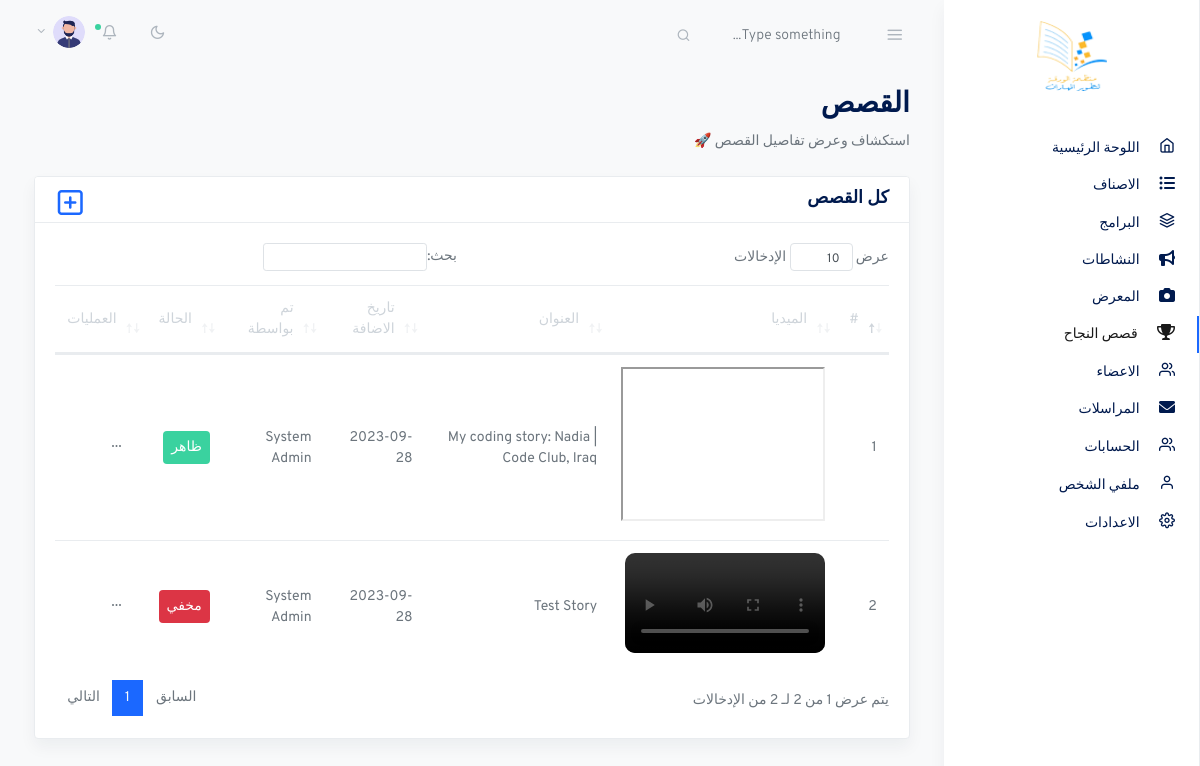
Page /cp/dashboard/stories (signed in) on the committed database.
### tables this page shows
CREATE TABLE `users` (
  `id` int(11) NOT NULL,
  `username` varchar(128) NOT NULL,
  `email` varchar(128) NOT NULL,
  `phone` varchar(32) NOT NULL,
  `name` varchar(128) NOT NULL,
  `address` varchar(256) NOT NULL,
  `password` varchar(256) NOT NULL,
  `pic` varchar(64) NOT NULL,
  `lvl` enum('1','2') NOT NULL,
  `status` enum('0','1') NOT NULL DEFAULT '1',
  `permission` varchar(150) NOT NULL,
  `done_by` int(11) NOT NULL
);

CREATE TABLE `stories` (
  `id` int(11) UNSIGNED NOT NULL,
  `title` varchar(128) NOT NULL,
  `slug` varchar(128) NOT NULL,
  `type` int(1) NOT NULL,
  `link` varchar(256) NOT NULL,
  `pic` varchar(64) NOT NULL,
  `date_add` varchar(32) NOT NULL,
  `note` text NOT NULL,
  `status` enum('0','1') NOT NULL DEFAULT '1',
  `done_by` int(11) NOT NULL
);

### function.php (called while the page is built, shortened)
<?php
function userLogo($con, $user_id)
{
    $q = "SELECT `pic` FROM `users` WHERE id=?";
    $d = getData($con, $q, [$user_id]);
    if (count($d) > 0) {
        return "/cp/assets/images/avatars/" . $d[0]['pic'];
    }
}

### db.php (called while the page is built, shortened)
<?php
function getData($db, $query, $parm = [])
{
    $stmt = $db->prepare($query);
    $stmt->execute($parm);
    $rows = $stmt->fetchAll(PDO::FETCH_ASSOC);
    return $rows;
}
?>

### cp/dashboard/stories.php (the view, shortened to what this page needs)
<div class="container-fluid">
  <div class="row justify-content-center">
    <div class="col-12">
      <?php
      if (empty($opr_type)) { ?>
        <h2 class="page-title">القصص</h2>
        <p>استكشاف وعرض تفاصيل القصص 🚀</p>
        <div class="row my-4">
          <div class="col-md-12">
            <div class="card shadow">
              <h5 class="card-header">كل القصص</h5>
              <h5 class="filter"><a href="/cp/dashboard/stories/add"><i class='fe fe-plus-square icon'></i></a></h5>
              <div class="card-body">
                <table class="table datatables" id="dataTable-1" width="100%">
                  <thead>
                    <tr>
                      <th>#</th>
                      <th>الميديا</th>
                      <th>العنوان</th>
                      <th>تاريخ الاضافة</th>
                      <th>تم بواسطة</th>
                      <th>الحالة</th>
                      <th>العمليات</th>
                    </tr>
                  </thead>
                  <tbody>
                    <?php
                    $sn = 1;
                    $q = 'SELECT *,
                      (SELECT `name` From `users` WHERE `users`.`id`=`stories`.`done_by`) emp
                      FROM `stories` Order by id DESC';
                    $D = getData($con, $q);
                    foreach ($D as $row) {
                    ?>
                      <tr>
                        <td><?php echo $sn++; ?></td>
                        <td>
                          <?php
                          if ($row['type'] == 1) {
                            echo '<iframe style="max-width: 200px; max-height: 200px;" src="https://www.youtube.com/embed/' . $row['link'] . '" allowfullscreen></iframe>';
                          } else {
                            $file_extension = pathinfo($row['pic'], PATHINFO_EXTENSION);
                            if (in_array($file_extension, array('jpg', 'jpeg', 'png', 'gif'))) {
                              echo '<img style="max-height: 150px; max-width: 150px;border-radius:10px;" src="/cp/assets/images/stories/' . $row['pic'] . '" alt="Image">';
                            } elseif (in_array($file_extension, array('mp4', 'webm', 'ogg'))) {
                              echo '<video controls style="max-height: 200px; max-width: 200px;border-radius:10px;">
                          <source src="/cp/assets/images/stories/' . $row['pic'] . '" type="video/' . $file_extension . ' ">
                              Your browser does not support the video tag.
                          </video>';
                            } else {
                              echo 'Unsupported file type: ' . $file_extension;
                            }
                          }
                          ?>
                        </td>
                        <td><?= $row['title'] ?></td>
                        <td><?= $row['date_add'] ?></td>
                        <td><?= $row['emp'] ?></td>
                        <td>
                          <?php
                          if ($row['status'] == 1)
                            echo '<span class="bg-success text-white p-2 rounded">ظاهر</span>';
                          else
                            echo '<span class="bg-danger text-white p-2 rounded">مخفي</span>';
                          ?>
                        </td>
                        <td>
                          <button class="btn btn-sm dropdown-toggle more-horizontal" type="button" data-toggle="dropdown" aria-haspopup="true" aria-expanded="false">
                          </button>
                        </td>
                      </tr>
                    <?php
                    }
                    ?>
                  </tbody>
                </table>
              </div>
            </div>
          </div>
        </div>
      <?php }
      ?>
    </div>
  </div>
</div>

### cp/dashboard/header.php (shortened to what this page needs)
<!doctype html>
<html lang="en">
<head>
    <link rel="stylesheet" href="/cp/assets/css/simplebar.css">
    <link rel="stylesheet" href="/cp/assets/css/feather.css">
    <link rel="stylesheet" href="/cp/assets/css/select2.css">
    <link rel="stylesheet" href="/cp/assets/css/dropzone.css">
    <link rel="stylesheet" href="/cp/assets/css/uppy.min.css">
    <link rel="stylesheet" href="/cp/assets/css/jquery.steps.css">
    <link rel="stylesheet" href="/cp/assets/css/jquery.timepicker.css">
    <link rel="stylesheet" href="/cp/assets/css/quill.snow.css">
    <link rel="stylesheet" href="/cp/assets/css/dataTables.bootstrap4.css">
    <link rel="stylesheet" href="/cp/assets/css/daterangepicker.css">
    <link href="/cp/assets/vendor/summernote/summernote-bs4.min.css" rel="stylesheet">
    <link rel="stylesheet" href="https://cdnjs.cloudflare.com/ajax/libs/font-awesome/5.15.3/css/all.min.css">
    <link rel="stylesheet" href="https://cdnjs.cloudflare.com/ajax/libs/font-awesome/6.0.0-beta3/css/all.min.css">
    <link rel="stylesheet" href="/cp/assets/css/app-light.css" id="lightTheme">
    <link rel="stylesheet" href="/cp/assets/css/app-dark.css" id="darkTheme" disabled>
</head>
<body class="vertical light rtl ">
    <div class="wrapper">
        <nav class="topnav navbar navbar-light">
            <button type="button" class="navbar-toggler text-muted mt-2 p-0 mr-3 collapseSidebar">
                <i class="fe fe-menu navbar-toggler-icon"></i>
            </button>
            <form class="form-inline mr-auto searchform text-muted">
                <input class="form-control mr-sm-2 bg-transparent border-0 pl-4 text-muted" type="search" placeholder="Type something..." aria-label="Search">
            </form>
            <ul class="nav">
                <li class="nav-item">
                    <a class="nav-link text-muted my-2" href="#" id="modeSwitcher" data-mode="light">
                        <i class="fe fe-sun fe-16"></i>
                    </a>
                </li>
                <li class="nav-item nav-notif">
                    <a class="nav-link text-muted my-2" href="..#" data-toggle="modal" data-target=".modal-notif">
                        <span class="fe fe-bell fe-16"></span>
                        <span class="dot dot-md bg-success"></span>
                    </a>
                </li>
                <li class="nav-item dropdown">
                    <a class="nav-link dropdown-toggle text-muted pr-0" href="#" id="navbarDropdownMenuLink" role="button" data-toggle="dropdown" aria-haspopup="true" aria-expanded="false">
                        <span class="avatar avatar-sm mt-2">
                            <img src="<?php echo userLogo($con, $_SESSION['user_id']); ?>" alt="..." class="avatar-img rounded-circle">
                        </span>
                    </a>
                </li>
            </ul>
        </nav>
        <?php
        $pages = [];
        $pages[] = [
            "title" => "اللوحة الرئيسية",
            "icon" => "fe fe-home",
            "pages" => ["main"],
            "slag" => "main",
            "lvl" => [$_SESSION['lvl']]
        ];
        $pages[] = [
            "title" => "الاصناف",
            "icon" => "fa fa-list-ul",
            "pages" => ["categories"],
            "slag" => "categories",
            "lvl" => [substr($_SESSION['permission'], 1, 1) == 1 ? $_SESSION['lvl'] : ""]
        ];
        $pages[] = [
            "title" => "البرامج",
            "icon" => "fe fe-layers",
            "pages" => ["programs", "programs"],
            "slag" => "programs",
            "lvl" => [substr($_SESSION['permission'], 5, 1) == 1 ? $_SESSION['lvl'] : ""]
        ];
        $pages[] = [
            "title" => "النشاطات",
            "icon" => "fa fa-bullhorn",
            "pages" => ["blogs"],
            "slag" => "blogs",
            "lvl" => [substr($_SESSION['permission'], 10, 1) == 1 ? $_SESSION['lvl'] : ""]
        ];
        $pages[] = [
            "title" => "المعرض",
            "icon" => "fa fa-camera",
            "pages" => ["gallery"],
            "slag" => "gallery",
            "lvl" => [substr($_SESSION['permission'], 15, 1) == 1 ? $_SESSION['lvl'] : ""]
        ];
        $pages[] = [
            "title" => "قصص النجاح",
            "icon" => "fa fa-trophy",
            "pages" => ["stories"],
            "slag" => "stories",
            "lvl" => [substr($_SESSION['permission'], 20, 1) == 1 ? $_SESSION['lvl'] : ""]
        ];
        $pages[] = [
            "title" => "الاعضاء",
            "icon" => "fe fe-users",
            "pages" => ["members"],
            "slag" => "members",
            "lvl" => [substr($_SESSION['permission'], 30, 1) == 1 ? $_SESSION['lvl'] : ""]
        ];
        $pages[] = [
            "title" => "المراسلات",
            "icon" => "fa fa-envelope",
            "pages" => ["contacts"],
            "slag" => "contacts",
            "lvl" => [substr($_SESSION['permission'], 40, 1) == 1 ? $_SESSION['lvl'] : ""]
        ];
        $pages[] = [
            "title" => "الحسابات",
            "icon" => "fe fe-users",
            "pages" => ["accounts"],
            "slag" => "accounts",
            "lvl" => [$_SESSION['lvl'] == 1 ? $_SESSION['lvl'] : ""]
        ];
        $pages[] = [
            "title" => "ملفي الشخص",
            "icon" => "fe fe-user",
            "pages" => ["profile"],
            "slag" => "profile",
            "lvl" => [$_SESSION['lvl']]
        ];
        $pages[] = [
            "title" => "الاعدادات",
            "icon" => "fe fe-settings",
            "pages" => ["settings", "social_media"],
            "slag" => "settings",
            "lvl" => [$_SESSION['lvl'] == 1 ? $_SESSION['lvl'] : ""]
        ];
        ?>
        <aside class="sidebar-left border-right bg-white shadow" id="leftSidebar" data-simplebar>
            <nav class="vertnav navbar navbar-light">
                <div class="w-100 mb-4 d-flex">
                    <a class="navbar-brand mx-auto my-2 flex-fill text-center rtl" href="/cp/dashboard/main">
                        <img src="/assets/images/logo.png" style="height: 70px; width:70px;" alt="Hassan Jabbar Template">
                    </a>
                </div>
                <ul class="navbar-nav flex-fill w-100 mb-2">
                    <?php
                    foreach ($pages as $s) {
                        if (in_array($_SESSION['lvl'], $s['lvl'])) {
                            $isActive = (in_array($sub_cat, $s['pages'])) ? " active " : "";
                    ?>
                            <li class="nav-item w-100<?= $isActive ?>">
                                <a href="/cp/dashboard/<?= $s["slag"] ?>" class="nav-link">
                                    <i class="fe-16 <?= $s["icon"] ?>"></i>
                                    <span class="ml-3 item-text"><?= $s["title"] ?></span>
                                </a>
                            </li>
                    <?php
                        }
                    }
                    ?>
                </ul>
            </nav>
        </aside>
        <main role="main" class="main-content">

### cp/assets/css/simplebar.css (style rules this page uses)
[data-simplebar] { position: relative; flex-direction: column; flex-wrap: wrap; justify-content: flex-start; align-content: flex-start; align-items: flex-start; }

### cp/assets/css/feather.css (style rules this page uses)
.fe { font-family: "feather" !important; speak: none; font-style: normal; font-weight: normal; font-variant: normal; text-transform: none; line-height: 1; -webkit-font-smoothing: antialiased; -moz-osx-font-smoothing: grayscale; }
.fe-16 { font-size: 16px; }
.fe-bell:before { content: ""; }
.fe-home:before { content: ""; }
.fe-layers:before { content: ""; }
.fe-menu:before { content: ""; }
.fe-plus-square:before { content: ""; }
.fe-settings:before { content: ""; }
.fe-sun:before { content: ""; }
.fe-user:before { content: ""; }
.fe-users:before { content: ""; }

### cp/dashboard/header.php (style rules this page uses)
a, a:hover { text-decoration-line: none; }

### rows in the picture
users: pic (picture)
stories: title "My coding story: Nadia | Code Club, Iraq", date_add "2023-09-28", emp "System Admin", status "ظاهر"
stories: title "Test Story", date_add "2023-09-28", emp "System Admin", status "مخفي"

### other values in the picture
$s["title"] "اللوحة الرئيسية"
$s["title"] "الاصناف"
$s["title"] "البرامج"
$s["title"] "النشاطات"
$s["title"] "المعرض"
$s["title"] "قصص النجاح"
$s["title"] "الاعضاء"
$s["title"] "المراسلات"
$s["title"] "الحسابات"
$s["title"] "ملفي الشخص"
$s["title"] "الاعدادات"
